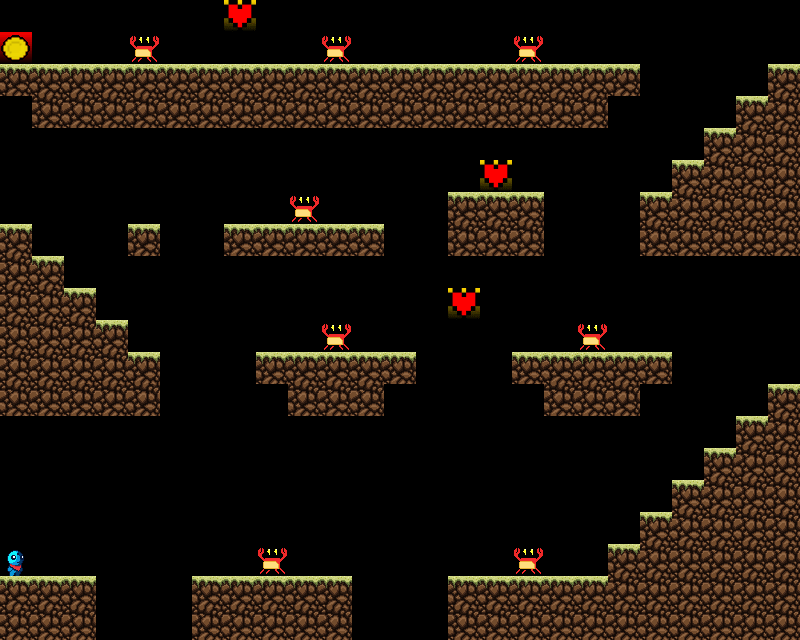

A 2D game scene composited from a Tiled map and its tileset images. What follows is a short description and the map's XML, with every tile layer's data as written:
An orthogonal 25x20 tile map with 32x32 px tiles, 1 tile layer (mapTiles), 6 tilesets.

<map version="1.9" tiledversion="1.9.2" orientation="orthogonal" renderorder="right-down" width="25" height="20" tilewidth="32" tileheight="32" infinite="0" nextlayerid="18" nextobjectid="1">
 <editorsettings>
  <export format="json" />
 </editorsettings>
 <tileset firstgid="1" source="grassTile.tsx" />
 <tileset firstgid="2" source="dirtTile.tsx" />
 <tileset firstgid="3" source="heartCollectible.tsx" />
 <tileset firstgid="4" source="playerSpawn.tsx" />
 <tileset firstgid="5" source="monsterSpawn.tsx" />
 <tileset firstgid="6" source="coinCollectible.tsx" />
 <layer id="1" name="mapTiles" width="25" height="20">
  <data encoding="csv">
0,0,0,0,0,0,0,3,0,0,0,0,0,0,0,0,0,0,0,0,0,0,0,0,0,
6,0,0,0,5,0,0,0,0,0,5,0,0,0,0,0,5,0,0,0,0,0,0,0,0,
1,1,1,1,1,1,1,1,1,1,1,1,1,1,1,1,1,1,1,1,0,0,0,0,1,
0,2,2,2,2,2,2,2,2,2,2,2,2,2,2,2,2,2,2,0,0,0,0,1,2,
0,0,0,0,0,0,0,0,0,0,0,0,0,0,0,0,0,0,0,0,0,0,1,2,2,
0,0,0,0,0,0,0,0,0,0,0,0,0,0,0,3,0,0,0,0,0,1,2,2,2,
0,0,0,0,0,0,0,0,0,5,0,0,0,0,1,1,1,0,0,0,1,2,2,2,2,
1,0,0,0,1,0,0,1,1,1,1,1,0,0,2,2,2,0,0,0,2,2,2,2,2,
2,1,0,0,0,0,0,0,0,0,0,0,0,0,0,0,0,0,0,0,0,0,0,0,0,
2,2,1,0,0,0,0,0,0,0,0,0,0,0,3,0,0,0,0,0,0,0,0,0,0,
2,2,2,1,0,0,0,0,0,0,5,0,0,0,0,0,0,0,5,0,0,0,0,0,0,
2,2,2,2,1,0,0,0,1,1,1,1,1,0,0,0,1,1,1,1,1,0,0,0,0,
2,2,2,2,2,0,0,0,0,2,2,2,0,0,0,0,0,2,2,2,0,0,0,0,1,
0,0,0,0,0,0,0,0,0,0,0,0,0,0,0,0,0,0,0,0,0,0,0,1,2,
0,0,0,0,0,0,0,0,0,0,0,0,0,0,0,0,0,0,0,0,0,0,1,2,2,
0,0,0,0,0,0,0,0,0,0,0,0,0,0,0,0,0,0,0,0,0,1,2,2,2,
0,0,0,0,0,0,0,0,0,0,0,0,0,0,0,0,0,0,0,0,1,2,2,2,2,
4,0,0,0,0,0,0,0,5,0,0,0,0,0,0,0,5,0,0,1,2,2,2,2,2,
1,1,1,0,0,0,1,1,1,1,1,0,0,0,1,1,1,1,1,2,2,2,2,2,2,
2,2,2,0,0,0,2,2,2,2,2,0,0,0,2,2,2,2,2,2,2,2,2,2,2
</data>
 </layer>
</map>